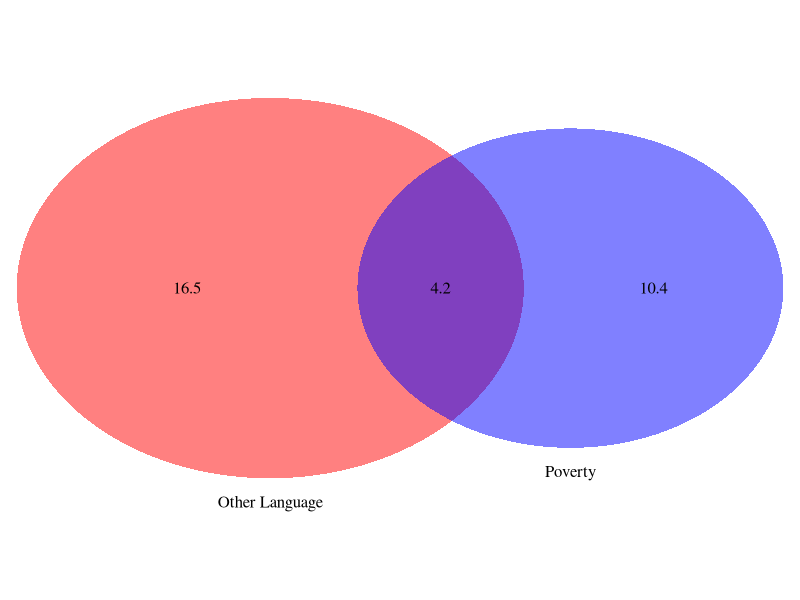
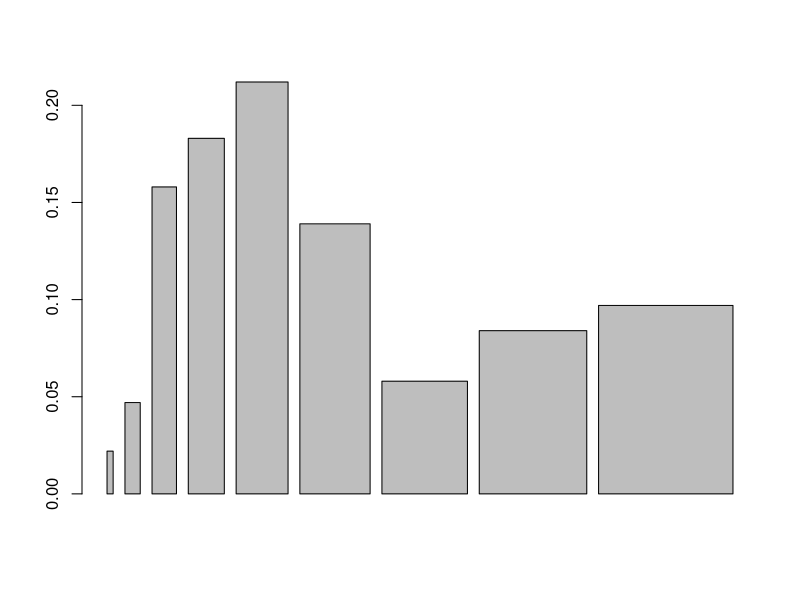

Write the R code that produced these figures, in order.
## ---- chunk 1
knitr::opts_chunk$set(echo = TRUE)
## ---- chunk 2
#install.packages("VennDiagram")
#install.packages("formattable")
library(VennDiagram)
library(xtable)
library(formattable)

## ---- chunk 3
grid.newpage()
draw.pairwise.venn(14.6, 20.7, 4.2, category = c("Poverty", "Other Language"), lty = rep("blank",2), fill = c("blue", "red"), alpha = rep(0.5, 2), cat.pos = c(0, 0), cat.dist = rep(0.025, 2))
## ---- chunk 4
f_blue <- 108 / 204
f_green <- 41 / 204
f_brown <- 55 / 204

m_blue <- 114 / 204
m_green <- 36 / 204
m_brown <- 54 / 204

both_blue <- 78 / 204
both_green <- 16 / 204
both_brown <- 23 / 204

## ---- chunk 5

either_blue <- f_blue + m_blue - both_blue
either_blue

## ---- chunk 6

m_blue_both_blue <- both_blue/m_blue
m_blue_both_blue

## ---- chunk 7
f_blue <- 108 / 204
f_green <- 41 / 204
f_brown <- 55 / 204

m_blue <- 114 / 204
m_green <- 36 / 204
m_brown <- 54 / 204

both_blue <- 78 / 204
both_green <- 16 / 204
both_brown <- 23 / 204

m_green_f_blue <- m_green * f_blue
m_green_f_blue

## ---- chunk 8
total <- 95
prob_Hc <- 28 / total
no_rep_total <- total - 1 # Without replacment, we removed 1 book
prob_pb_fict <- 59 / no_rep_total
final <- prob_Hc * prob_pb_fict
final
## ---- chunk 9
total <- 95
prob_fict <- 72 / total
no_rep_total <- total - 1 # Without replacment, we removed 1 book
prob_Hc <- 28 / no_rep_total
final <- prob_fict * prob_Hc
final
## ---- chunk 10
total <- 95
prob_fict <- 72 / total
no_rep_total <- total # With replacment, we put back the first book
prob_Hc <- 28 / no_rep_total
final <- prob_fict * prob_Hc
final
## ---- chunk 11
fees <- c(0, 25, 35)
portions <- c(0.54, 0.34, 0.12)
model <- fees * portions

mean(model)

sd(model)

## ---- chunk 12

sum(model*120)

## ---- chunk 13
inc <- c(5, 12.5, 20, 29.5, 42.5, 57.5, 70, 88, 110)
tot <- c(0.022, 0.047, 0.158, 0.183, 0.212, 0.139, 0.058, 0.084, 0.097)

barplot(tot, inc)
## ---- chunk 14
sum(tot)       # Should add up to 100% (minor differences might be due to rounding off errors)

p_earn_less_than_50 <- sum(tot[0:5])  # sum the first 5 probabilities to get the prob of making less than 50k
p_earn_less_than_50
## ---- chunk 15
p_earn_less_than_50_F <- sum(tot[0:5]) * 0.41
p_earn_less_than_50_F
